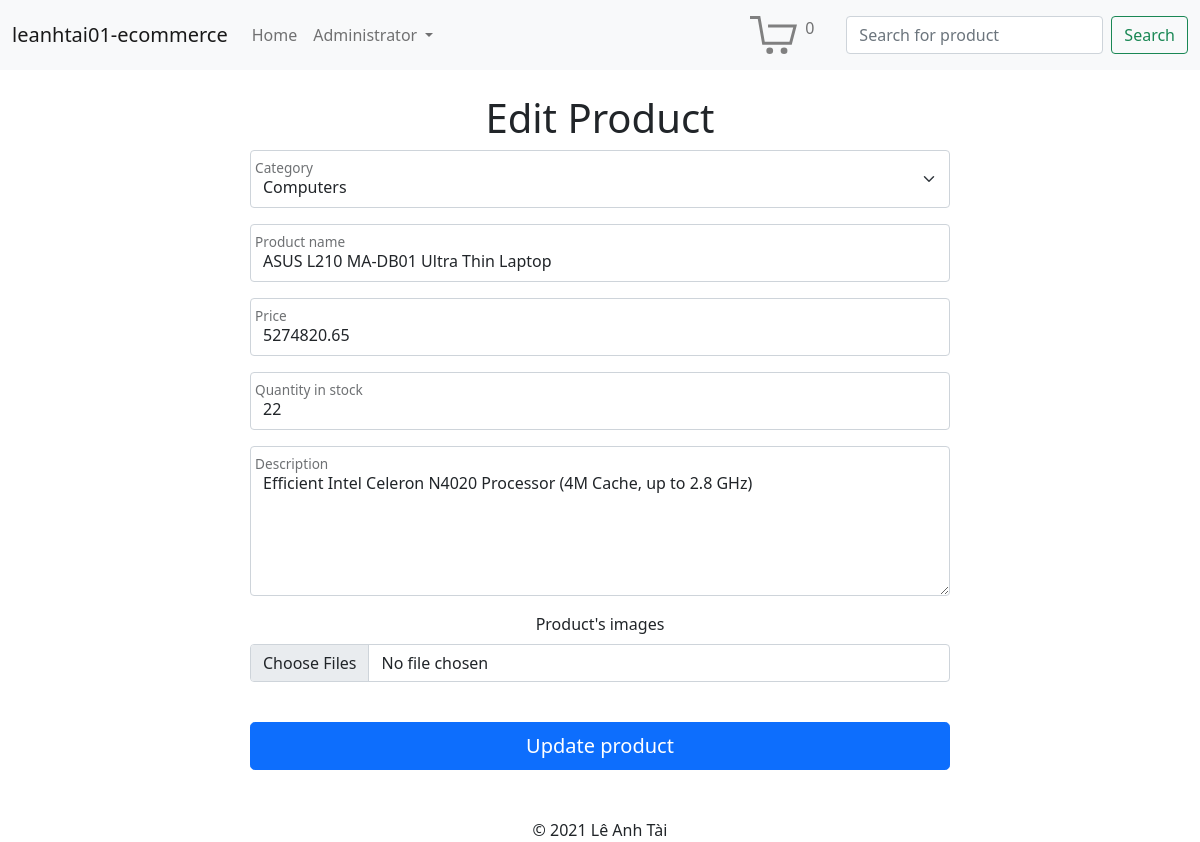
Before: /admin/edit_product.php?id=4 (signed in) with the older database file.
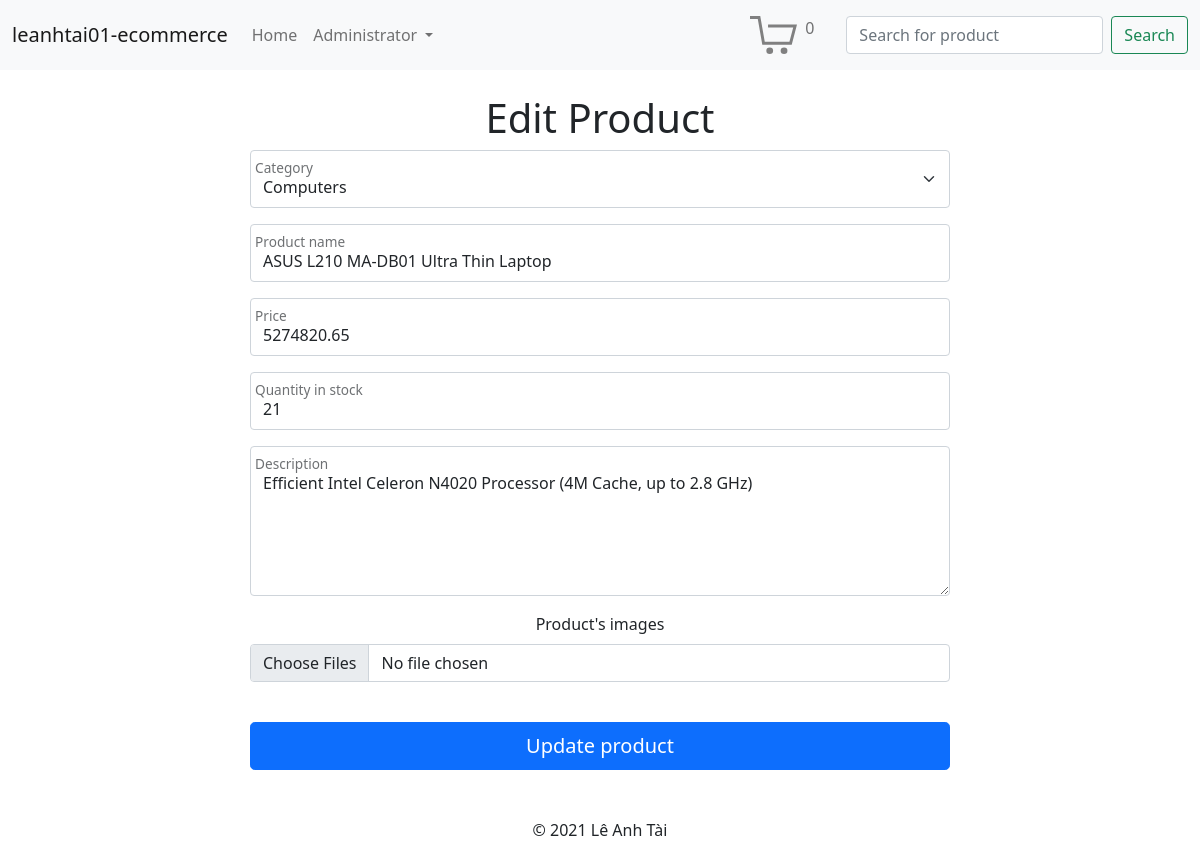
After: the same page with the newer database file.
### tables this page shows
CREATE TABLE products (
  id INT NOT NULL AUTO_INCREMENT,
  category_id INT NOT NULL,
  product_name VARCHAR(255) NOT NULL,
  description TEXT NOT NULL,
  price DECIMAL(15, 2) NOT NULL,
  quantity_in_stock INT NOT NULL,
  create_at DATETIME DEFAULT CURRENT_TIMESTAMP,
  is_deleted TINYINT DEFAULT 0,
  CONSTRAINT pk_products PRIMARY KEY (id)
);

### conf/init.conf.php (called while the page is built, shortened)
<?php
$host_url = getenv("HOST_URL");

### db_access/category.php (called while the page is built)
<?php
require_once(dirname(__DIR__) . "/conf/db.conf.php");
function get_category_list()
{
  global $pdo;
  $sql = "SELECT * FROM categories;";
  $stmt = $pdo->prepare($sql);
  $stmt->execute();
  return $stmt->fetchAll(PDO::FETCH_ASSOC);
}

### db_access/product.php (called while the page is built, shortened)
<?php
require_once(dirname(__DIR__) . "/conf/db.conf.php");
function get_product_info($product_id)
{
  global $pdo;
  $sql = "SELECT "
    . "p.id,"
    . "p.category_id,"
    . "c.category_name,"
    . "p.product_name,"
    . "p.description,"
    . "p.price,"
    . "p.quantity_in_stock,"
    . "p.create_at "
    . "FROM products p "
    . "INNER JOIN categories c "
    . "ON p.category_id = c.id "
    . "WHERE p.id = :id";
  $stmt = $pdo->prepare($sql);
  $stmt->execute(["id" => $product_id]);
  return $stmt->fetch(PDO::FETCH_ASSOC);
}

### web/admin/edit_product.php (the view, shortened to what this page needs)
<?php
require_once(dirname(dirname(__DIR__)) . "/conf/init.conf.php");
require_once(dirname(dirname(__DIR__)) . "/db_access/product.php");
require_once(dirname(dirname(__DIR__)) . "/db_access/category.php");
$product_info = null;
if (
  $_SESSION["role_id"] != 0
  || !isset($_GET["id"])
  || !($product_info = get_product_info($_GET["id"]))
) {
  http_response_code(404);
  include_once(dirname(dirname(__DIR__)) . "/template/not_found.php");
  exit();
}
$page = "edit_product";
$categories = get_category_list();
?>
<?php include_once(dirname(dirname(__DIR__)) . "/template/header.php") ?>
<div class="text-center">
  <h1 class="mt-4">Edit Product</h1>
</div>
<div class="text-center register-form">
  <form class="row g-3" action="" method="post" enctype="multipart/form-data">
    <div class="col-12 form-floating">
      <select class="form-select" name="category_id" id="category_id">
        <?php foreach ($categories as $category) : ?>
          <option value="<?php echo $category["id"] ?>"><?php echo $category["category_name"] ?></option>
        <?php endforeach; ?>
      </select>
      <label for="category_id">Category</label>
    </div>
    <div class="col-12 form-floating">
      <input type="text" class="form-control" name="product_name" id="product_name" placeholder="Product name" value="<?php echo $product_info["product_name"]; ?>" required>
      <label for="product_name">Product name</label>
    </div>
    <div class="col-12 form-floating">
      <input type="text" class="form-control" name="price" id="price" placeholder="Price" value="<?php echo $product_info["price"]; ?>" required>
      <label for="price">Price</label>
    </div>
    <div class="col-12 form-floating">
      <input type="number" class="form-control" name="quantity_in_stock" id="quantity_in_stock" placeholder="Quantity in stock" value="<?php echo $product_info["quantity_in_stock"]; ?>" required>
      <label for="quantity_in_stock">Quantity in stock</label>
    </div>
    <div class="col-12 form-floating">
      <textarea class="form-control" placeholder="Enter description here..." name="description" id="description" style="height: 150px"><?php echo $product_info["description"] ?></textarea>
      <label for="description">Description</label>
    </div>
    <div class="col-12 mb-3">
      <label for="product_images" class="form-label">Product's images</label>
      <input class="form-control" type="file" name="product_images[]" id="product_images" multiple>
    </div>
    <div class="col-12 d-grid gap-2 mt-4">
      <button class="btn btn-primary btn-lg" name="update_product_btn" type="submit">Update product</button>
    </div>
  </form>
</div>
<?php include_once(dirname(dirname(__DIR__)) . "/template/footer.php") ?>

### template/header.php (shortened to what this page needs)
<!doctype html>
<html lang="en">
<head>
  <link href="<?php echo $host_url; ?>/css/login.css" rel="stylesheet" />
  <link href="<?php echo $host_url; ?>/css/register.css" rel="stylesheet" />
  <link href="<?php echo $host_url; ?>/css/index.css" rel="stylesheet" />
  <link href="https://cdn.jsdelivr.net/npm/bootstrap@5.1.3/dist/css/bootstrap.min.css" rel="stylesheet">
  <link rel="stylesheet" href="https://cdn.jsdelivr.net/npm/bootstrap-icons@1.7.2/font/bootstrap-icons.css">
</head>
<body>
  <header>
    <nav class="navbar navbar-expand-lg navbar-light bg-light">
      <div class="container-fluid">
        <a class="navbar-brand" href="<?php echo $host_url; ?>/index.php">leanhtai01-ecommerce</a>
        <div class="collapse navbar-collapse" id="navbarSupportedContent">
          <ul class="navbar-nav me-auto mb-2 mb-lg-0">
            <li class="nav-item">
              <a class="nav-link <?php echo $page == "index" ? "active" : "" ?>" aria-current="page" href="<?php echo $host_url; ?>/index.php">Home</a>
            </li>
            <?php if (!isset($_SESSION["account_info"])) : ?>
              <li class="nav-item">
                <a class="nav-link <?php echo $page == "login" ? "active" : "" ?>" href="<?php echo $host_url; ?>/account/login.php">Login</a>
              </li>
              <li class="nav-item">
                <a class="nav-link <?php echo $page == "register" ? "active" : "" ?>" href="<?php echo $host_url; ?>/account/register.php">Register</a>
              </li>
            <?php else : ?>
              <li class="nav-item dropdown">
                <a class="nav-link dropdown-toggle" href="#" id="navbarDropdown" role="button" data-bs-toggle="dropdown" aria-expanded="false">
                  <?php echo $_SESSION["account_info"]["fullname"] ?>
                </a>
              </li>
            <?php endif; ?>
          </ul>
          <?php if (isset($_SESSION["account_info"])) : ?>
            <ul class="navbar-nav navbar-right me-4">
              <li class="nav-item">
                <a href="<?php echo $host_url; ?>/cart/cart.php" class="nav-link"><img style="height: 2.4em;" alt="" src="<?php echo $host_url; ?>/img/cart.svg" /><span class="align-top ms-2"><?php echo $_SESSION["number_of_product_in_cart"]; ?></span></a>
              </li>
            </ul>
          <?php endif; ?>
          <form class="d-flex" method="get" action="<?php echo $host_url . "/product/search_for_product.php"; ?>">
            <input class="form-control me-2" type="search" placeholder="Search for product" aria-label="Search" name="keyword" id="keyword">
            <button class="btn btn-outline-success" type="submit">Search</button>
          </form>
        </div>
      </div>
    </nav>
  </header>

### template/footer.php
  <footer class="text-center mt-5">
    &copy; 2021 Lê Anh Tài
  </footer>
</body>
</html>

### web/css/register.css (style rules this page uses)
.register-form { max-width: 700px; margin: auto; }

Changed rows visible on the page:
changed products "ASUS L210 MA-DB01 Ultra Thin Laptop": quantity_in_stock "22" → "21"
